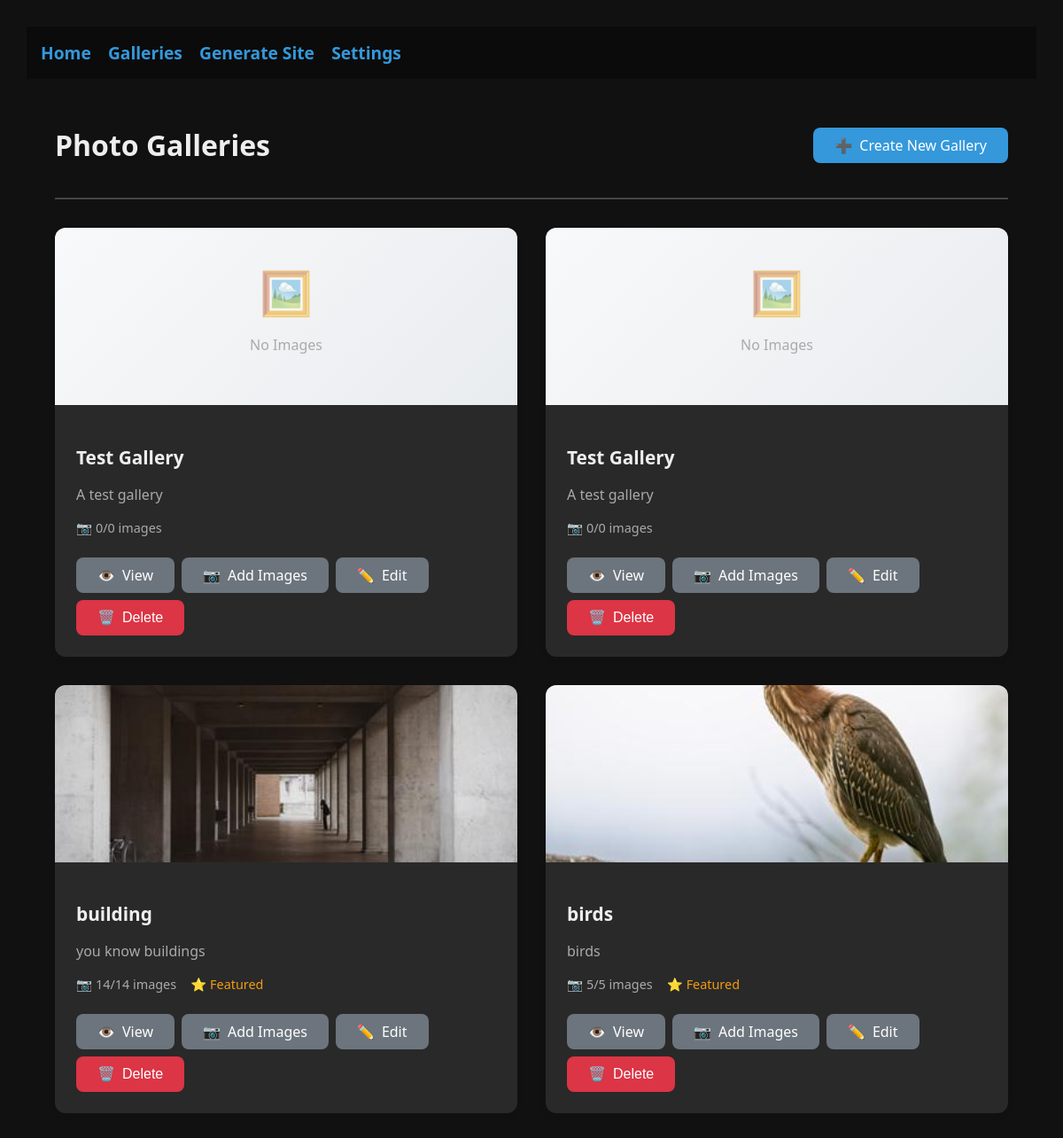
Screenshot of /galleries with the database file from the repository.
### tables this page shows
CREATE TABLE galleries (
        id INTEGER PRIMARY KEY AUTOINCREMENT,
        title TEXT,
        description TEXT,
        featured_image_id INTEGER
    );

### app/main.py (the view)
@app.get('/galleries', response_class=HTMLResponse)
def list_galleries(request: Request):
    conn = get_db()
    c = conn.cursor()
    galleries = c.execute('SELECT * FROM galleries ORDER BY id DESC').fetchall()
    galleries_with_info = []
    for gallery in galleries:
        image_count = c.execute('SELECT COUNT(*) as count FROM images WHERE gallery_id=?', (gallery['id'],)).fetchone()['count']
        enabled_count = c.execute('SELECT COUNT(*) as count FROM images WHERE gallery_id=? AND enabled=1', (gallery['id'],)).fetchone()['count']
        featured_image = None
        if gallery['featured_image_id']:
            featured_image = c.execute('SELECT filename FROM images WHERE id=?', (gallery['featured_image_id'],)).fetchone()
        galleries_with_info.append({
            'id': gallery['id'],
            'title': gallery['title'],
            'description': gallery['description'],
            'featured_image_id': gallery['featured_image_id'],
            'image_count': image_count,
            'enabled_count': enabled_count,
            'featured_image': featured_image
        })
    conn.close()
    return templates.TemplateResponse('galleries_list.html', {
        'request': request,
        'galleries': galleries_with_info
    })

### templates/galleries_list.html (shortened to what this page needs)
{% extends "base.html" %}
{% block content %}
<div class="container">
    <div class="galleries-page-header">
        <h1>Photo Galleries</h1>
        <div class="galleries-page-actions">
            <a href="/create-gallery" class="btn btn-primary">
                <span class="icon">➕</span>
                Create New Gallery
            </a>
        </div>
    </div>
    {% if galleries %}
    <div class="galleries-grid">
        {% for gallery in galleries %}
        <div class="galleries-card">
            {% if gallery.featured_image %}
            <div class="galleries-thumbnail">
            </div>
            {% else %}
            <div class="galleries-thumbnail empty">
                <div class="galleries-empty-state">
                    <span class="icon">🖼️</span>
                    <p>No Images</p>
                </div>
            </div>
            {% endif %}
            <div class="galleries-info">
                <h3 class="galleries-title">
                    <a href="/gallery/{{ gallery.id }}">{{ gallery.title or "Gallery " + gallery.id|string }}</a>
                </h3>
                {% if gallery.description %}
                <p class="galleries-description">{{ gallery.description }}</p>
                {% endif %}
                <div class="galleries-stats">
                    <span class="galleries-stat">
                        <span class="icon">📷</span>
                        {{ gallery.enabled_count }}/{{ gallery.image_count }} images
                    </span>
                    {% if gallery.featured_image %}
                    <span class="galleries-stat featured">
                        <span class="icon">⭐</span>
                        Featured
                    </span>
                    {% endif %}
                </div>
                <div class="galleries-actions">
                    <a href="/gallery/{{ gallery.id }}" class="btn btn-secondary btn-small">
                        <span class="icon">👁️</span>
                        View
                    </a>
                    <a href="/gallery/{{ gallery.id }}/add-image" class="btn btn-secondary btn-small">
                        <span class="icon">📷</span>
                        Add Images
                    </a>
                    <a href="/gallery/{{ gallery.id }}/edit" class="btn btn-secondary btn-small">
                        <span class="icon">✏️</span>
                        Edit
                    </a>
                    <button onclick="confirmDelete({{ gallery.id }}, '{{ gallery.title or 'Gallery ' + gallery.id|string }}')" class="btn btn-danger btn-small">
                        <span class="icon">🗑️</span>
                        Delete
                    </button>
                </div>
            </div>
        </div>
        {% endfor %}
    </div>
    {% endif %}
</div>
{% endblock %}

### static/css/_base.css (style rules this page uses)
:root { color-scheme: light dark; --primary-color: #3498db; --primary-hover: #2980b9; --primary-light: rgba(52, 152, 219, 0.1); --accent-color: #f39c12; --background-dark: #111; --text-color: #eee; --text-light: #aaa; --bg-light: #222; --card-bg: rgba(255, 255, 255, 0.1); --border-color: #444; --warn-bg: rgba(255, 0, 0, 0.2); }
body { margin: 0; padding: 30px; font-family: system-ui, Segoe UI, Roboto, Helvetica, Arial, sans-serif; background: var(--background-dark); color: var(--text-light); }
a { color: #0077cc; text-decoration: none; }
.btn { display: inline-flex; align-items: center; padding: 0.75rem 1rem; border: none; border-radius: 8px; font-size: 1rem; font-weight: 500; text-decoration: none; cursor: pointer; transition: all 0.3s ease; line-height: 1; }
.btn-primary { background: var(--primary-color); color: white; }
.btn-secondary { background: #6c757d; color: white; }
.btn-danger { background: #dc3545; color: white; }
.btn .icon { margin-right: 0.5rem; }

### static/css/_gallery_list.css (style rules this page uses)
.galleries-page-header { display: flex; justify-content: space-between; align-items: center; margin-bottom: 2rem; padding-bottom: 1rem; border-bottom: 2px solid var(--border-color); }
.galleries-page-actions { display: flex; gap: 1rem; }
.galleries-grid { display: grid; grid-template-columns: repeat(auto-fill, minmax(350px, 1fr)); gap: 2rem; }
.galleries-card { background: var(--card-bg); border-radius: 12px; overflow: hidden; box-shadow: 0 4px 6px rgba(0,0,0,0.07); transition: transform 0.3s ease, box-shadow 0.3s ease; }
.galleries-thumbnail { position: relative; height: 200px; background: var(--bg-light); overflow: hidden; }
.galleries-thumbnail.empty { display: flex; align-items: center; justify-content: center; background: linear-gradient(135deg, #f8f9fa 0%, #e9ecef 100%); }
.galleries-empty-state { text-align: center; color: var(--text-light); }
.galleries-empty-state .icon { font-size: 3rem; display: block; margin-bottom: 0.5rem; opacity: 0.5; }
.galleries-info { padding: 1.5rem; }
.galleries-title { margin-bottom: 0.5rem; font-size: 1.3rem; font-weight: 600; }
.galleries-title a { color: var(--text-color); text-decoration: none; transition: color 0.3s ease; }
.galleries-description { color: var(--text-light); margin-bottom: 1rem; line-height: 1.5; display: -webkit-box; -webkit-line-clamp: 2; -webkit-box-orient: vertical; overflow: hidden; line-clamp: 2; }
.galleries-stats { display: flex; gap: 1rem; margin-bottom: 1.5rem; font-size: 0.9rem; }
.galleries-stat { display: flex; align-items: center; gap: 0.25rem; color: var(--text-light); }
.galleries-stat.featured { color: var(--accent-color); font-weight: 500; }
.galleries-actions { display: flex; gap: 0.5rem; flex-wrap: wrap; }
.btn-small { padding: 0.5rem 0.75rem; font-size: 0.9rem; }
.btn-small .icon { margin-right: 0.25rem; }

### static/css/_gallery_view.css (style rules this page uses)
.btn .icon { margin-right: 0.5rem; }

### static/css/_edit_gallery.css (style rules this page uses)
.btn-danger { background: #dc3545; color: white; border: none; padding: 0.75rem 1.5rem; border-radius: 8px; font-size: 1rem; font-weight: 500; cursor: pointer; transition: background-color 0.3s ease; }
.btn-danger .icon { margin-right: 0.5rem; }
.btn-secondary { background: #6c757d; color: white; border: none; padding: 0.75rem 1.5rem; border-radius: 8px; font-size: 1rem; font-weight: 500; cursor: pointer; text-decoration: none; display: inline-flex; align-items: center; transition: background-color 0.3s ease; }
.btn-primary { background: var(--primary-color); color: white; border: none; padding: 0.75rem 1.5rem; border-radius: 8px; font-size: 1rem; font-weight: 500; cursor: pointer; transition: background-color 0.3s ease; }
.btn-primary .icon { margin-right: 0.5rem; }

### templates/base.html (style rules this page uses)
:root { color-scheme:light dark }
body { margin:0;font-family:system-ui,Segoe UI,Roboto,Helvetica,Arial,sans-serif;background:#111;color:#eee }
.container { padding:16px }

### rows the page displays
galleries: title "Test Gallery", description "A test gallery", enabled_count "0", image_count "0"
galleries: title "Test Gallery", description "A test gallery", enabled_count "0", image_count "0"
galleries: title "building", description "you know buildings", enabled_count "14", image_count "14", shows "Featured"
galleries: title "birds", description "birds", enabled_count "5", image_count "5", shows "Featured"
